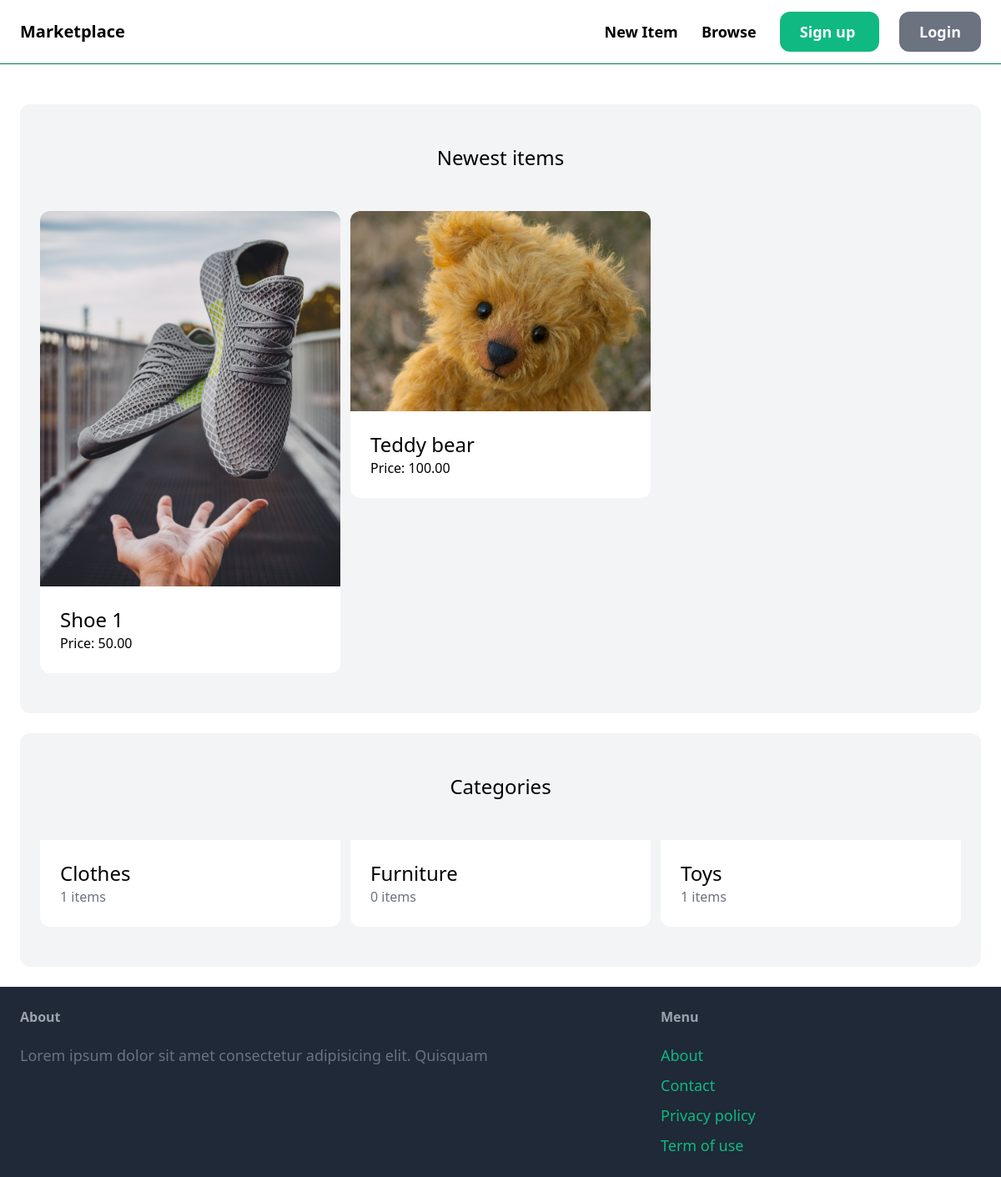
Before: / with the older database file.
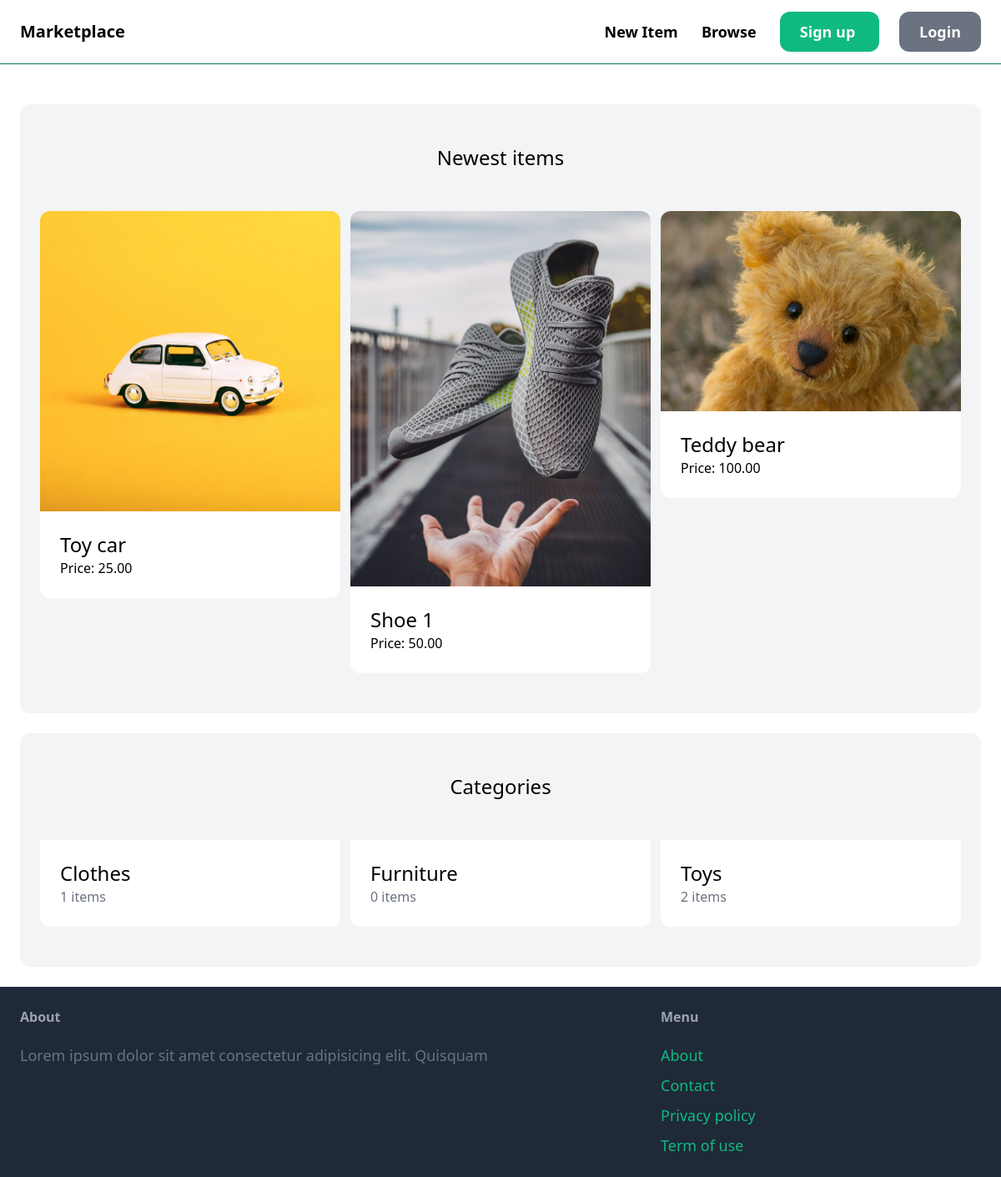
After: the same page with the newer database file.
### item/models.py (models this page shows, shortened)
class Item(models.Model):
    Category = models.ForeignKey(
        Category, related_name="items", on_delete=models.CASCADE
    )
    name = models.CharField(max_length=255)
    description = models.TextField(blank=True, null=True)
    price = models.DecimalField(max_digits=10, decimal_places=2)
    image = models.ImageField(upload_to="item_images", blank=True, null=True)
    is_sold = models.BooleanField(default=False)
    created_by = models.ForeignKey(User, related_name="items", on_delete=models.CASCADE)
    created_at = models.DateTimeField(auto_now_add=True)
    class Meta:
        ordering = ["-created_at"]

class Category(models.Model):
    name = models.CharField(max_length=255)
    class Meta:
        ordering = ["name"]
        verbose_name_plural = "Categories"

### core/views.py (the view)
# urls.py: path("", index, name="index"),
def index(request):
    items = Item.objects.filter(is_sold=False)[0:6]
    categories = Category.objects.all()
    return render(
        request,
        "core/index.html",
        {
            "items": items,
            "categories": categories,
        },
    )

### core/templates/core/index.html
{% extends 'core/base.html' %} {% block title %}Welcome{% endblock %} {% block content %}
<div class="mt-6 px-6 py-12 bg-gray-100 rounded-xl">
    <h2 class="mb-12 text-2xl text-center">Newest items</h2>
    <div class="grid grid-cols-3 gap-3">
        {% for item in items %}
        <div>
            <a href="{% url 'item:detail' item.id %}">
                <div>
                    <img src="{{ item.image.url}}" alt="" class="rounded-t-xl" />
                </div>
                <div class="p-6 bg-white rounded-b-xl">
                    <h2 class="text-2xl">{{ item.name }}</h2>
                    <p classtext-gray-500>Price: {{ item.price }}</p>
                </div>
            </a>
        </div>
        {% endfor %}
    </div>
</div>
<div class="mt-6 px-6 py-12 bg-gray-100 rounded-xl">
    <h2 class="mb-12 text-2xl text-center">Categories</h2>
    <div class="grid grid-cols-3 gap-3">
        {% for category in categories %}
        <div>
            <a href="#">
                <div class="p-6 bg-white rounded-b-xl">
                    <h2 class="text-2xl">{{ category.name }}</h2>
                    <p class="text-gray-500">{{ category.items.count }} items</p>
                </div>
            </a>
        </div>
        {% endfor %}
    </div>
</div>
{% endblock %}

### core/templates/core/base.html (shortened to what this page needs)
<!DOCTYPE html>
<html lang="en">
    <head>
        <script src="https://cdn.tailwindcss.com"></script>
    </head>
    <body>
        <nav class="py-6 px-6 flex justify-between items-center border-b border-emerald-700">
            <a href="/" class="text-xl font-semibold">Marketplace</a>
            <div class="space-x-6 text-">
                <a href="" class="text-lg font-semibold hover:text-gray-500">New Item</a>
                <a href="" class="text-lg font-semibold hover:text-gray-500">Browse</a>
                <a
                    href=""
                    class="px-6 py-3 text-lg font-semibold bg-emerald-500 text-gray-50 rounded-xl hover:bg-emerald-700"
                >
                    Sign up
                </a>
                <a
                    href=""
                    class="px-6 py-3 text-lg font-semibold bg-gray-500 text-gray-50 rounded-xl hover:bg-gray-700"
                >
                    Login
                </a>
            </div>
        </nav>
        <div class="px-6 py-6">{%block content%} {%endblock%}</div>
        <footer class="py-6 px-6 flex justify-between bg-gray-800">
            <div class="w-2/3 pr-10">
                <h3 class="mb-5 font-semibold text-gray-400">About</h3>
                <p class="text-lg text-gray-500">
                    Lorem ipsum dolor sit amet consectetur adipisicing elit. Quisquam
                </p>
            </div>
            <div class="w-1/3">
                <h3 class="mb-5 font-semibold text-gray-400">Menu</h3>
                <ul class="space-y-2">
                    <li>
                        <a href="#" class="text-lg text-emerald-500 hover:text-emerald-700"
                            >About</a
                        >
                    </li>
                    <li>
                        <a
                            href="{% url 'contact' %}"
                            class="text-lg text-emerald-500 hover:text-emerald-700"
                            >Contact</a
                        >
                    </li>
                    <li>
                        <a href="#" class="text-lg text-emerald-500 hover:text-emerald-700"
                            >Privacy policy</a
                        >
                    </li>
                    <li>
                        <a href="#" class="text-lg text-emerald-500 hover:text-emerald-700"
                            >Term of use</a
                        >
                    </li>
                </ul>
            </div>
        </footer>
    </body>
</html>

Changed rows visible on the page:
added Item: image (picture), name "Toy car", price "25.00"
computed for Category "Toys": items.count "1" → "2"
